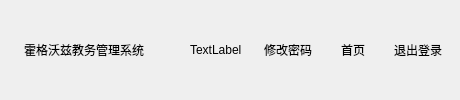
     <widget class="QWidget" name="menu" native="true">
      <property name="sizePolicy">
       <sizepolicy hsizetype="Preferred" vsizetype="Fixed">
        <horstretch>0</horstretch>
        <verstretch>0</verstretch>
       </sizepolicy>
      </property>
      <property name="minimumSize">
       <size>
        <width>0</width>
        <height>0</height>
       </size>
      </property>
      <property name="styleSheet">
       <string notr="true">#menu{
	background-color: qlineargradient(spread:pad, x1:0.0386473, y1:0.057, x2:0.483585, y2:0.437, stop:0.0338164 rgba(73, 188, 246, 180), stop:0.956522 rgba(73, 222, 178, 180));
}</string>
      </property>
      <layout class="QHBoxLayout" name="horizontalLayout_11">
       <item>
        <widget class="QLabel" name="label_8">
         <property name="text">
          <string/>
         </property>
         <property name="pixmap">
          <pixmap resource="resoursces.qrc">:/icon/resource/icon/magic.png</pixmap>
         </property>
        </widget>
       </item>
       <item>
        <widget class="QLabel" name="label_10">
         <property name="text">
          <string>霍格沃兹教务管理系统</string>
         </property>
        </widget>
       </item>
       <item>
        <spacer name="horizontalSpacer">
         <property name="orientation">
          <enum>Qt::Horizontal</enum>
         </property>
         <property name="sizeHint" stdset="0">
          <size>
           <width>40</width>
           <height>20</height>
          </size>
         </property>
        </spacer>
       </item>
       <item alignment="Qt::AlignRight">
        <widget class="QWidget" name="menuFuntion" native="true">
         <property name="sizePolicy">
          <sizepolicy hsizetype="Preferred" vsizetype="Preferred">
           <horstretch>0</horstretch>
           <verstretch>0</verstretch>
          </sizepolicy>
         </property>
         <layout class="QHBoxLayout" name="horizontalLayout_6">
          <property name="spacing">
           <number>15</number>
          </property>
          <property name="leftMargin">
           <number>0</number>
          </property>
          <property name="topMargin">
           <number>0</number>
          </property>
          <property name="rightMargin">
           <number>0</number>
          </property>
          <property name="bottomMargin">
           <number>0</number>
          </property>
          <item>
           <widget class="QLabel" name="name">
            <property name="text">
             <string>TextLabel</string>
            </property>
           </widget>
          </item>
          <item>
           <widget class="QToolButton" name="PasswordChange">
            <property name="sizePolicy">
             <sizepolicy hsizetype="Preferred" vsizetype="Preferred">
              <horstretch>0</horstretch>
              <verstretch>0</verstretch>
             </sizepolicy>
            </property>
            <property name="text">
             <string>修改密码</string>
            </property>
            <property name="icon">
             <iconset resource="resoursces.qrc">
              <normaloff>:/icon/resource/icon/people.png</normaloff>:/icon/resource/icon/people.png</iconset>
            </property>
            <property name="iconSize">
             <size>
              <width>30</width>
              <height>30</height>
             </size>
            </property>
            <property name="toolButtonStyle">
             <enum>Qt::ToolButtonTextUnderIcon</enum>
            </property>
            <property name="autoRaise">
             <bool>true</bool>
            </property>
           </widget>
          </item>
          <item>
           <widget class="QToolButton" name="home">
            <property name="mouseTracking">
             <bool>true</bool>
            </property>
            <property name="toolTip">
             <string/>
            </property>
            <property name="text">
             <string>首页</string>
            </property>
            <property name="icon">
             <iconset resource="resoursces.qrc">
              <normaloff>:/icon/resource/icon/home.png</normaloff>:/icon/resource/icon/home.png</iconset>
            </property>
            <property name="iconSize">
             <size>
              <width>30</width>
              <height>30</height>
             </size>
            </property>
            <property name="toolButtonStyle">
             <enum>Qt::ToolButtonTextUnderIcon</enum>
            </property>
            <property name="autoRaise">
             <bool>true</bool>
            </property>
           </widget>
          </item>
          <item alignment="Qt::AlignRight">
           <widget class="QToolButton" name="exit">
            <property name="sizePolicy">
             <sizepolicy hsizetype="Preferred" vsizetype="Preferred">
              <horstretch>0</horstretch>
              <verstretch>0</verstretch>
             </sizepolicy>
            </property>
            <property name="mouseTracking">
             <bool>true</bool>
            </property>
            <property name="toolTip">
             <string/>
            </property>
            <property name="text">
             <string>退出登录</string>
            </property>
            <property name="icon">
             <iconset theme="applications-office" resource="resoursces.qrc">
              <normaloff>:/icon/resource/icon/exit.png</normaloff>:/icon/resource/icon/exit.png</iconset>
            </property>
            <property name="iconSize">
             <size>
              <width>30</width>
              <height>30</height>
             </size>
            </property>
            <property name="toolButtonStyle">
             <enum>Qt::ToolButtonTextUnderIcon</enum>
            </property>
            <property name="autoRaise">
             <bool>true</bool>
            </property>
           </widget>
          </item>
         </layout>
        </widget>
       </item>
      </layout>
     </widget>
